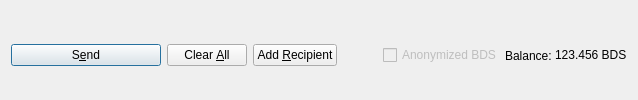
         <widget class="QFrame" name="frame_Send">
          <layout class="QHBoxLayout" name="horizontalLayout">
           <property name="bottomMargin">
            <number>0</number>
           </property>
           <item>
            <widget class="QPushButton" name="sendButton">
             <property name="minimumSize">
              <size>
               <width>150</width>
               <height>0</height>
              </size>
             </property>
             <property name="toolTip">
              <string>Confirm the send action</string>
             </property>
             <property name="text">
              <string>S&amp;end</string>
             </property>
             <property name="icon">
              <iconset resource="../bds.qrc">
               <normaloff>:/icons/send</normaloff>:/icons/send</iconset>
             </property>
             <property name="autoDefault">
              <bool>false</bool>
             </property>
             <property name="default">
              <bool>true</bool>
             </property>
            </widget>
           </item>
           <item>
            <widget class="QPushButton" name="clearButton">
             <property name="sizePolicy">
              <sizepolicy hsizetype="Minimum" vsizetype="Fixed">
               <horstretch>0</horstretch>
               <verstretch>0</verstretch>
              </sizepolicy>
             </property>
             <property name="toolTip">
              <string>Clear all fields of the form.</string>
             </property>
             <property name="text">
              <string>Clear &amp;All</string>
             </property>
             <property name="icon">
              <iconset resource="../bds.qrc">
               <normaloff>:/icons/remove</normaloff>:/icons/remove</iconset>
             </property>
             <property name="autoDefault">
              <bool>false</bool>
             </property>
            </widget>
           </item>
           <item>
            <widget class="QPushButton" name="addButton">
             <property name="toolTip">
              <string>Send to multiple recipients at once</string>
             </property>
             <property name="text">
              <string>Add &amp;Recipient</string>
             </property>
             <property name="icon">
              <iconset resource="../bds.qrc">
               <normaloff>:/icons/add</normaloff>:/icons/add</iconset>
             </property>
             <property name="autoDefault">
              <bool>false</bool>
             </property>
            </widget>
           </item>
           <item>
            <spacer name="horizontalSpacer">
             <property name="orientation">
              <enum>Qt::Horizontal</enum>
             </property>
             <property name="sizeHint" stdset="0">
              <size>
               <width>40</width>
               <height>20</height>
              </size>
             </property>
            </spacer>
           </item>
           <item>
            <layout class="QHBoxLayout" name="horizontalLayout_2">
             <property name="spacing">
              <number>3</number>
             </property>
             <item>
              <widget class="QCheckBox" name="checkzBDS">
               <property name="enabled">
                <bool>false</bool>
               </property>
               <property name="text">
                <string>Anonymized BDS</string>
               </property>
              </widget>
             </item>
             <item>
              <widget class="QLabel" name="label">
               <property name="text">
                <string>Balance:</string>
               </property>
              </widget>
             </item>
             <item>
              <widget class="QLabel" name="labelBalance">
               <property name="sizePolicy">
                <sizepolicy hsizetype="Preferred" vsizetype="Fixed">
                 <horstretch>0</horstretch>
                 <verstretch>0</verstretch>
                </sizepolicy>
               </property>
               <property name="cursor">
                <cursorShape>IBeamCursor</cursorShape>
               </property>
               <property name="text">
                <string notr="true">123.456 BDS</string>
               </property>
               <property name="textInteractionFlags">
                <set>Qt::LinksAccessibleByMouse|Qt::TextSelectableByKeyboard|Qt::TextSelectableByMouse</set>
               </property>
              </widget>
             </item>
            </layout>
           </item>
          </layout>
         </widget>
